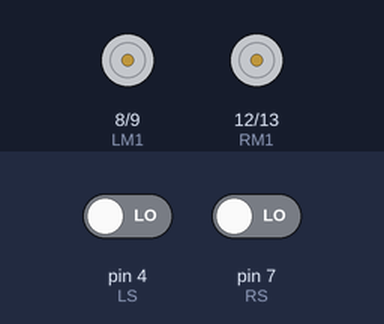
Bench run of a sketch on a simulated Arduino Uno, built with avr-gcc and run on an emulated ATmega328P. On the bench: motor-driver pin pairs drawn as motors (green arrow = first pin HIGH = forward, orange = second pin HIGH = backward, longer = more drive). Inputs (shaded band) come from the test bench; at power-on: pin 4 (LS) LOW, pin 7 (RS) LOW.

Above: at 1.2 s.
1.3 s: pin 4 (LS) driven HIGH
At 2.4 s:
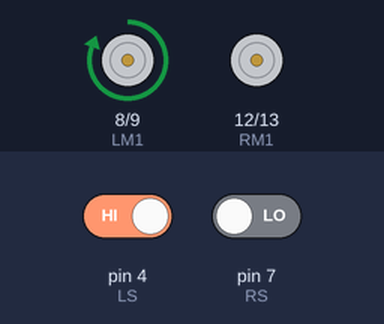
2.8 s: pin 7 (RS) driven HIGH
At 3.5 s:
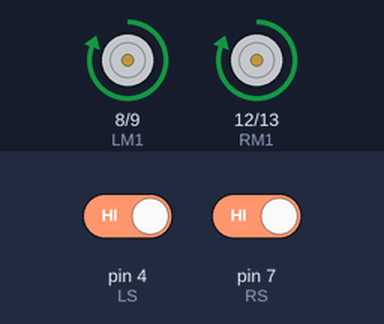
4.3 s: pin 4 (LS) driven LOW
At 4.6 s:
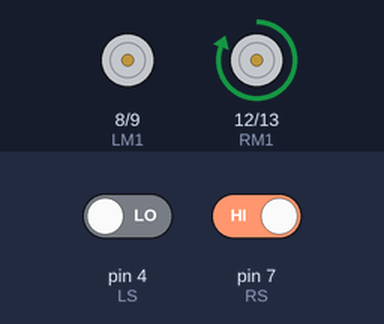
5.8 s: pin 7 (RS) driven LOW
At 7.0 s:
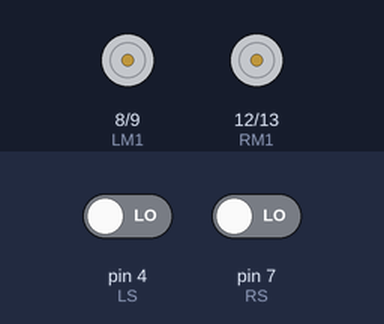
Timing chart, 0 to 8.3 s (numbered marks = the images above; inputs shaded):
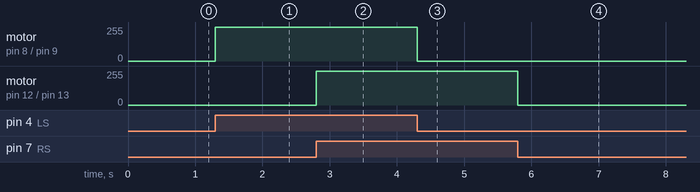

Measured:
- after the input at 1.3 s, motor on pin 8 (LM1) / pin 9 (LM2): stopped → forward 255/255 at once
- after the input at 2.8 s, motor on pin 12 (RM1) / pin 13 (RM2): stopped → forward 255/255 at once
- after the input at 4.3 s, motor on pin 8 (LM1) / pin 9 (LM2): forward 255/255 → stopped at once
- after the input at 5.8 s, motor on pin 12 (RM1) / pin 13 (RM2): forward 255/255 → stopped at once

The sketch:

line_following_robot.ino
```cpp
/*-------definning Inputs------*/
#define LS 2      // left sensor
#define LS 3      // left sensor
#define LS 4      // left sensor
#define RS 5
#define RS 6
#define RS 7
/*-------definning
#define RS 5Outputs------*/
#define LM1 8       // left motor
#define LM2 9       // left motor

#define LMB1 10      // Left motor back
#define LMB2 11     // Left motor back
#define RM1 12       // right motor
#define RM2 13     // right motor
#define RMB1 14     // Right motor back
#define RMB2 15    // Right motor back

void setup()
{
  pinMode(LS, INPUT);
  pinMode(RS, INPUT);
  pinMode(LM1, OUTPUT);
  pinMode(LM2, OUTPUT);
  pinMode(RM1, OUTPUT);
  pinMode(RM2, OUTPUT);
}

void loop()
{
  if(digitalRead(LS) && digitalRead(RS))     // Move Forward
  {
    digitalWrite(LM1, HIGH);
    digitalWrite(LM2, LOW);
    digitalWrite(RM1, HIGH);
    digitalWrite(RM2, LOW);
  }

  if(!(digitalRead(LS)) && digitalRead(RS))     // Turn right
  {
    digitalWrite(LM1, LOW);
    digitalWrite(LM2, LOW);
    digitalWrite(RM1, HIGH);
    digitalWrite(RM2, LOW);

  }

  if(digitalRead(LS) && !(digitalRead(RS)))     // turn left
  {
    digitalWrite(LM1, HIGH);
    digitalWrite(LM2, LOW);
    digitalWrite(RM1, LOW);
    digitalWrite(RM2, LOW);
  }

  if(!(digitalRead(LS)) && !(digitalRead(RS)))     // stop
  {
    digitalWrite(LM1, LOW);
    digitalWrite(LM2, LOW);
    digitalWrite(RM1, LOW);
    digitalWrite(RM2, LOW);
  }
}
```
